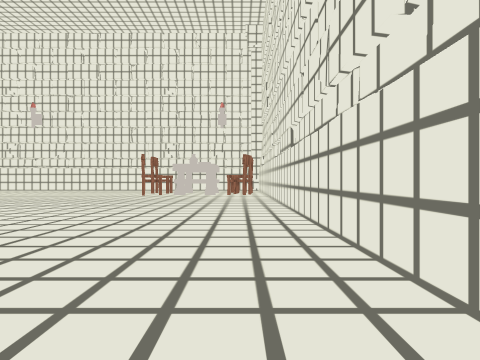
View 1 (above)

24 first-person views from a walk through a Unity game level. The camera is 1.3 m above the floor, looks level and sees 75° across. The floor is counted in squares, 2 m on a side. Each view is taken from the middle of a square. On the plan, view 1 faces up. The plan holds only what a view shows up to about 10 squares ahead; the rest is blank. The place goes on beyond the plan. The player is left out. Some surface patterns are stand-ins.

View 2
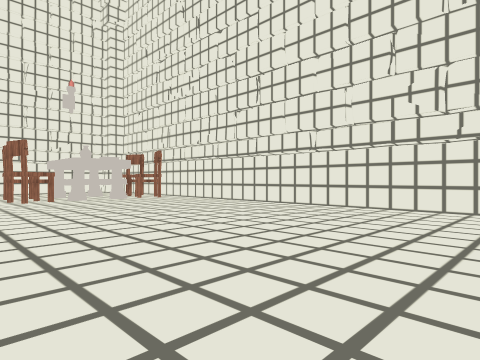

View 3
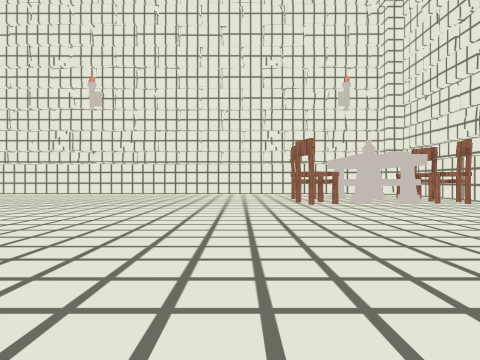

View 4
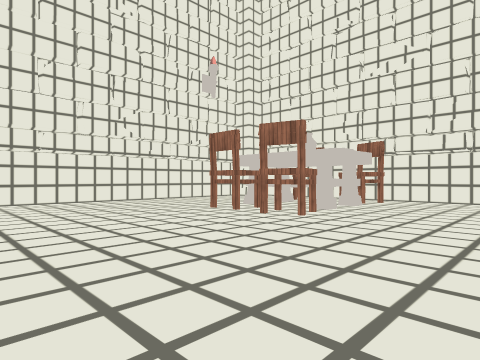

View 5
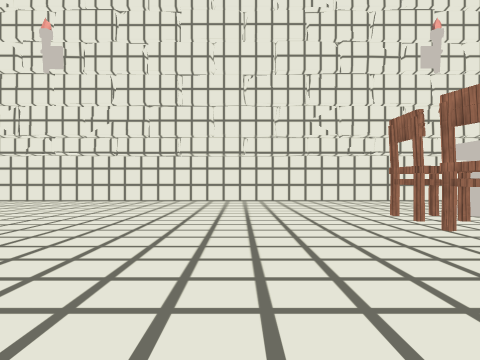

View 6
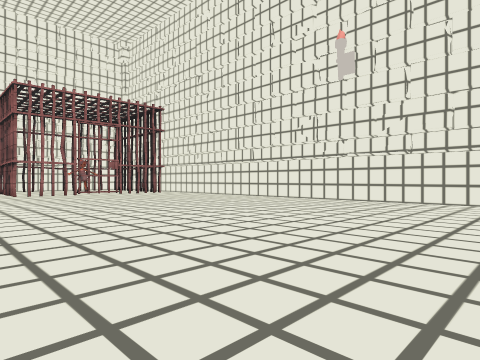

View 7
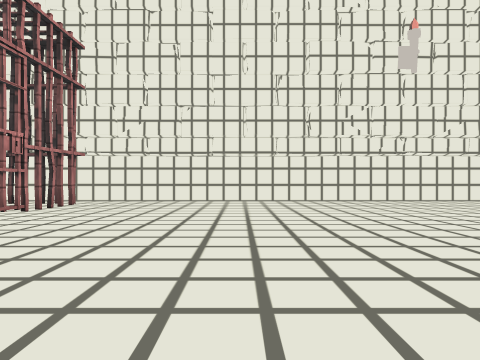

View 8
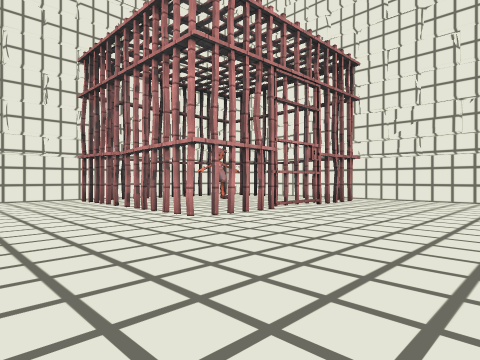

View 9
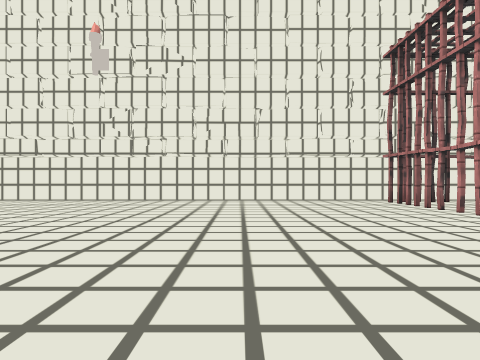

View 10
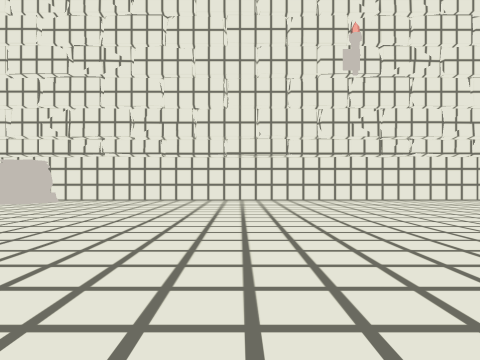

View 11
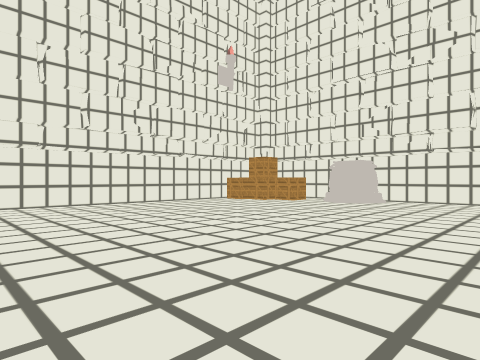

View 12
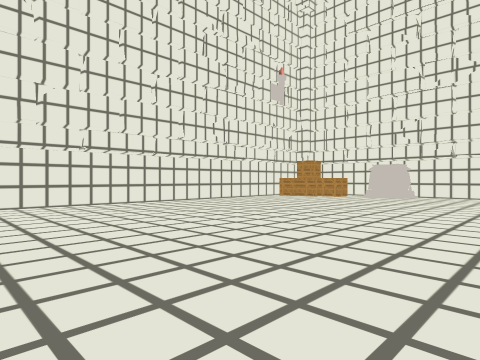

View 13
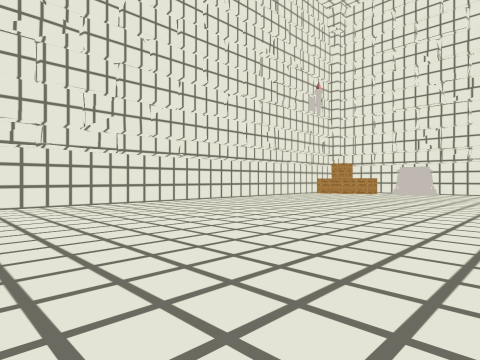

View 14
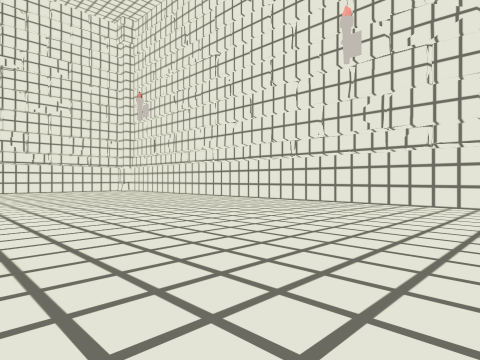

View 15
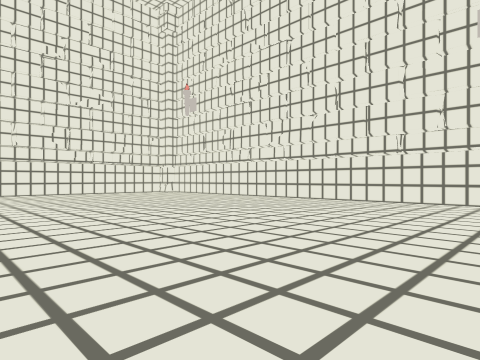

View 16
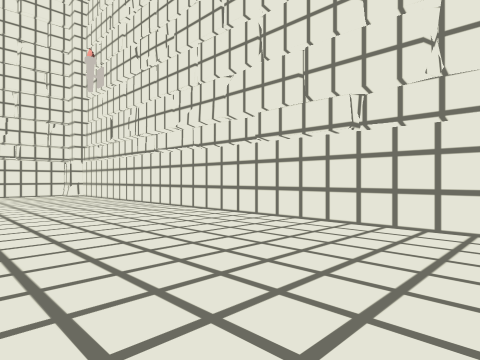

View 17
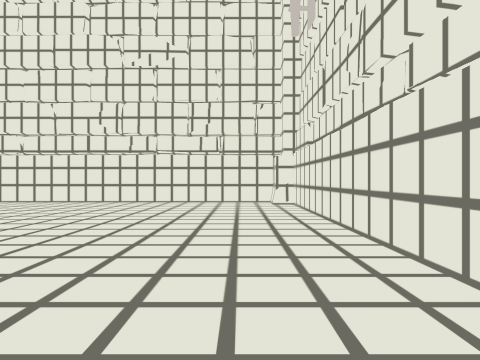

View 18
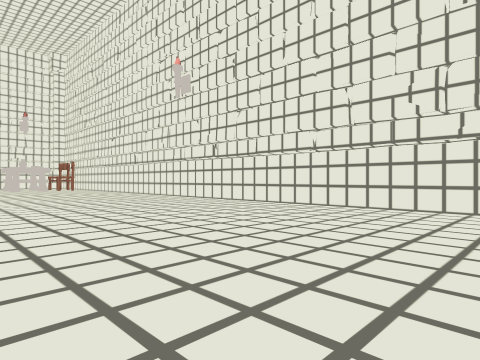

View 19
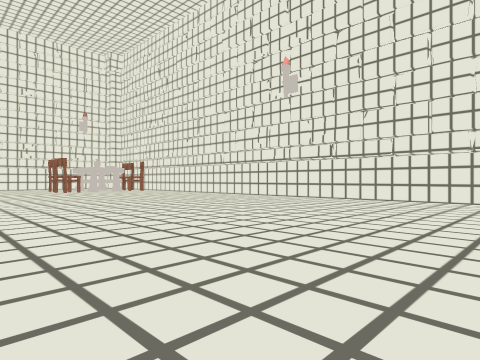

View 20
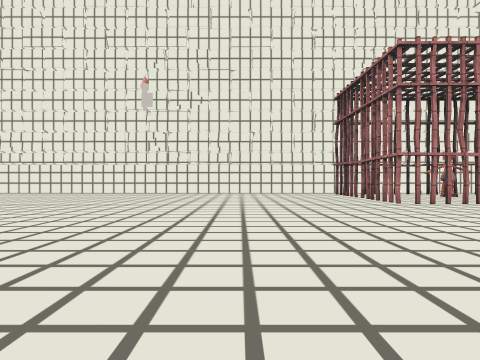

View 21
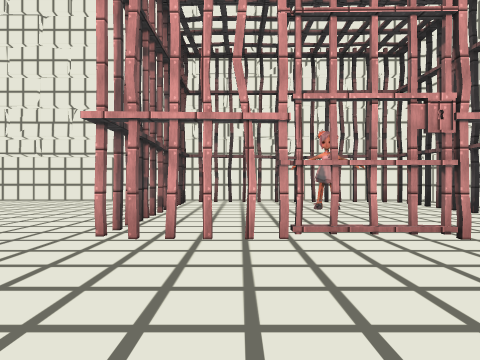

View 22
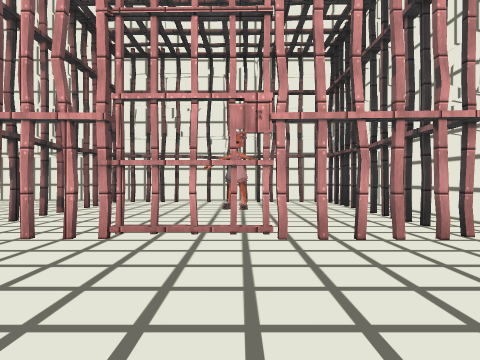

View 23
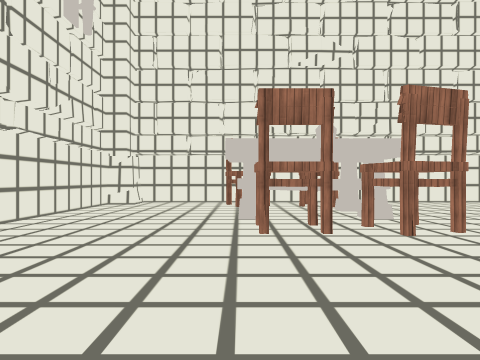

View 24
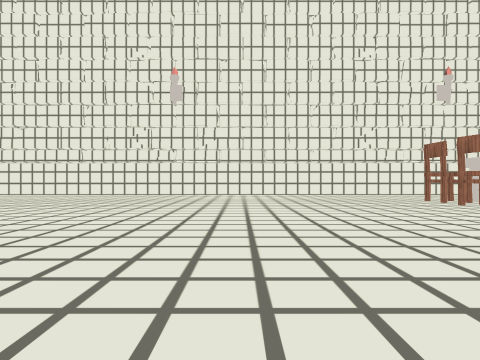

### Floor plan
Key: @ floor where view 1 was taken; # wall or solid block; x gap in a wall; . floor; T thing the floor can be seen under or through; O other object.
Columns run from 29 left of view 1 to 2 right of it. Each row starts with its distance up from view 1.
 20      ##########################
 19  ######.......................##
 18  #.....#.......................#
 17  #.............................#
 16  #.O...T...................OOO.#
 15  #.....T.................O.....#
 14  #.....x.................O.OOO.#
 13 ##.....#.......................#
 12 ###.#x#........................#
 11 #..............................#
 10 #.............  ...............#
  9 #.............. ...............#
  8 #............... ..............#
  7 #..............   .............#
  6 #.............     . ..........#
  5 #............        ..........#
  4 #..........          ..........#
  3 #.........           ..........#
  2 #........            ..........#
  1 #.........           ..........#
  0 #..........         .........@.#
 -1 #.........     ................#
 -2 #..............................#
 -3 #..............................#
 -4 #..............................#
 -5 #..............................#
 -6 #O.............................#
 -7  O.............................#
 -8  O.............................#
 -9    ............................#
-10     ..........................##
-11     ###########################

Positions as (right, up) in squares from view 1, and headings:
1: (0, 0), facing up
2: (-6, 3), facing up-right
3: (-6, 5), facing up
4: (-9, 10), facing up-right
5: (-7, 10), facing up
6: (-8, 10), facing up-left
7: (-18, 10), facing up
8: (-18, 9), facing up-left
9: (-19, 8), facing left
10: (-19, 0), facing left
11: (-19, -2), facing down-left
12: (-16, -2), facing down-left
13: (-13, -2), facing down-left
14: (-17, -2), facing down-right
15: (-14, -1), facing down-right
16: (-13, -6), facing down-right
17: (-8, -9), facing right
18: (-6, -7), facing up-right
19: (-9, -4), facing up-right
20: (-14, 8), facing left
21: (-19, 14), facing left
22: (-19, 16), facing left
23: (-8, 16), facing right
24: (-10, 6), facing up
